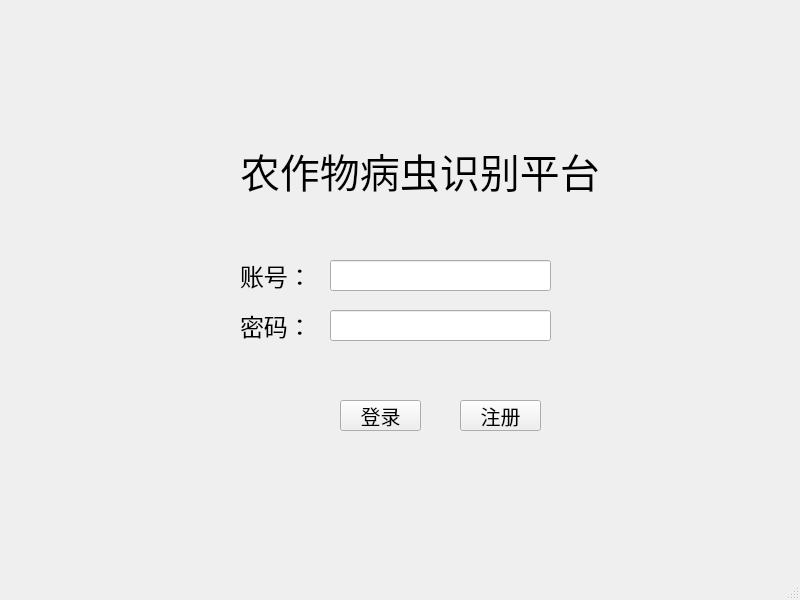
<?xml version="1.0" encoding="UTF-8"?>
<ui version="4.0">
 <class>MainWindow</class>
 <widget class="QMainWindow" name="MainWindow">
  <property name="geometry">
   <rect>
    <x>0</x>
    <y>0</y>
    <width>800</width>
    <height>600</height>
   </rect>
  </property>
  <property name="font">
   <font>
    <pointsize>15</pointsize>
   </font>
  </property>
  <property name="windowTitle">
   <string>MainWindow</string>
  </property>
  <widget class="QWidget" name="centralwidget">
   <widget class="QLabel" name="label">
    <property name="geometry">
     <rect>
      <x>240</x>
      <y>130</y>
      <width>371</width>
      <height>81</height>
     </rect>
    </property>
    <property name="font">
     <font>
      <pointsize>30</pointsize>
     </font>
    </property>
    <property name="text">
     <string>农作物病虫识别平台</string>
    </property>
   </widget>
   <widget class="QLabel" name="label_2">
    <property name="geometry">
     <rect>
      <x>240</x>
      <y>260</y>
      <width>91</width>
      <height>31</height>
     </rect>
    </property>
    <property name="font">
     <font>
      <pointsize>18</pointsize>
     </font>
    </property>
    <property name="text">
     <string>账号：</string>
    </property>
   </widget>
   <widget class="QLabel" name="label_3">
    <property name="geometry">
     <rect>
      <x>240</x>
      <y>310</y>
      <width>101</width>
      <height>31</height>
     </rect>
    </property>
    <property name="font">
     <font>
      <pointsize>18</pointsize>
     </font>
    </property>
    <property name="text">
     <string>密码：</string>
    </property>
   </widget>
   <widget class="QPushButton" name="pushButton">
    <property name="geometry">
     <rect>
      <x>340</x>
      <y>400</y>
      <width>81</width>
      <height>31</height>
     </rect>
    </property>
    <property name="font">
     <font>
      <pointsize>15</pointsize>
     </font>
    </property>
    <property name="text">
     <string>登录</string>
    </property>
   </widget>
   <widget class="QPushButton" name="pushButton_2">
    <property name="geometry">
     <rect>
      <x>460</x>
      <y>400</y>
      <width>81</width>
      <height>31</height>
     </rect>
    </property>
    <property name="font">
     <font>
      <pointsize>15</pointsize>
     </font>
    </property>
    <property name="text">
     <string>注册</string>
    </property>
   </widget>
   <widget class="QLineEdit" name="lineEdit">
    <property name="geometry">
     <rect>
      <x>330</x>
      <y>260</y>
      <width>221</width>
      <height>31</height>
     </rect>
    </property>
   </widget>
   <widget class="QLineEdit" name="lineEdit_2">
    <property name="geometry">
     <rect>
      <x>330</x>
      <y>310</y>
      <width>221</width>
      <height>31</height>
     </rect>
    </property>
   </widget>
  </widget>
  <widget class="QStatusBar" name="statusbar"/>
 </widget>
 <resources/>
 <connections/>
</ui>
